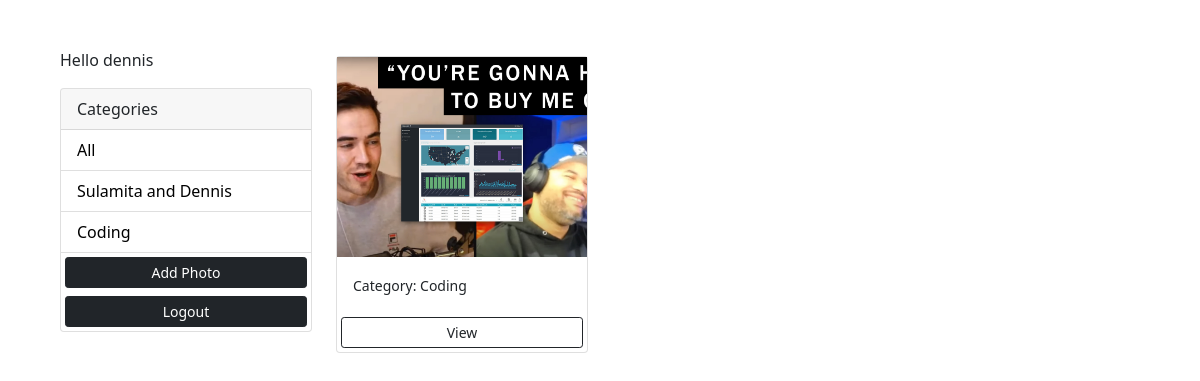
Screenshot of /?category=Coding (signed in) with the database file from the repository.
### photos/models.py (models this page shows, shortened)
class Category(models.Model):
    user = models.ForeignKey(
        User, on_delete=models.SET_NULL, null=True, blank=True)
    name = models.CharField(max_length=100, null=False, blank=False)

class Photo(models.Model):
    category = models.ForeignKey(
        Category, on_delete=models.SET_NULL, null=True, blank=True)
    image = models.ImageField(null=False, blank=False)
    description = models.TextField()

### photos/views.py (the view)
# urls.py: path('', views.gallery, name='gallery'),
@login_required(login_url='login')
def gallery(request):
    user = request.user
    category = request.GET.get('category')
    if category == None:
        photos = Photo.objects.filter(category__user=user)
    else:
        photos = Photo.objects.filter(
            category__name=category, category__user=user)
    categories = Category.objects.filter(user=user)
    context = {'categories': categories, 'photos': photos}
    return render(request, 'photos/gallery.html', context)

### photos/templates/photos/gallery.html (shortened to what this page needs)
<!DOCTYPE html>
<html lang="en">
<head>
    <link href="https://cdn.jsdelivr.net/npm/bootstrap@5.0.0-beta1/dist/css/bootstrap.min.css" rel="stylesheet"
>
</head>
<body class="m-5">
    <div class="container">
        <div class="row">
            <div class="col-md-3">
                {% if request.user.is_authenticated %}
                <p>Hello {{request.user}}</p>
                {% endif %}
                <div class="card">
                    <div class="card-header">
                        Categories
                    </div>
                    <ul class="list-group list-group-flush">
                        <li class="list-group-item">
                            <a href="{% url 'gallery' %}">All</a>
                        </li>
                        {% for category in categories %}
                        <li class=" list-group-item">
                            <a href="{% url 'gallery' %}?category={{category.name}}">
                                {{category.name}}
                            </a>
                        </li>
                        {% endfor %}
                        <a href="{% url 'add' %}" class="btn btn-dark btn-block btn-sm m-1">Add Photo</a>
                        <a href="{% url 'logout' %}" class="btn btn-dark btn-block btn-sm m-1">Logout</a>
                    </ul>
                </div>
            </div>
            <div class="col-md-9">
                <div class="row">
                    {% for photo in photos %}
                    <div class="col-md-4">
                        <div class="card my-2">
                            <img class="image-thumbail" src="{{photo.image.url}}" alt="Card image cap">
                            <div class="card-body">
                                <small>Category: {{photo.category.name}}</small>
                            </div>
                            <a href="{% url 'photo' photo.id %}" class="btn btn-outline-dark btn-sm m-1">View</a>
                        </div>
                    </div>
                    {% empty %}
                    <h3>No photos...</h3>
                    {% endfor %}
                </div>
            </div>
        </div>
    </div>
</body>
</html>

### photos/templates/photos/gallery.html (style rules this page uses)
.image-thumbail { height: 200px; object-fit: cover; }
.list-group-item a { text-decoration: none; color: black; }

### rows the page displays
Category: name "Sulamita and Dennis"
Category: name "Coding"
Photo: image (picture), category.name "Coding"

### other values shown
{{ request.user }} "dennis"
